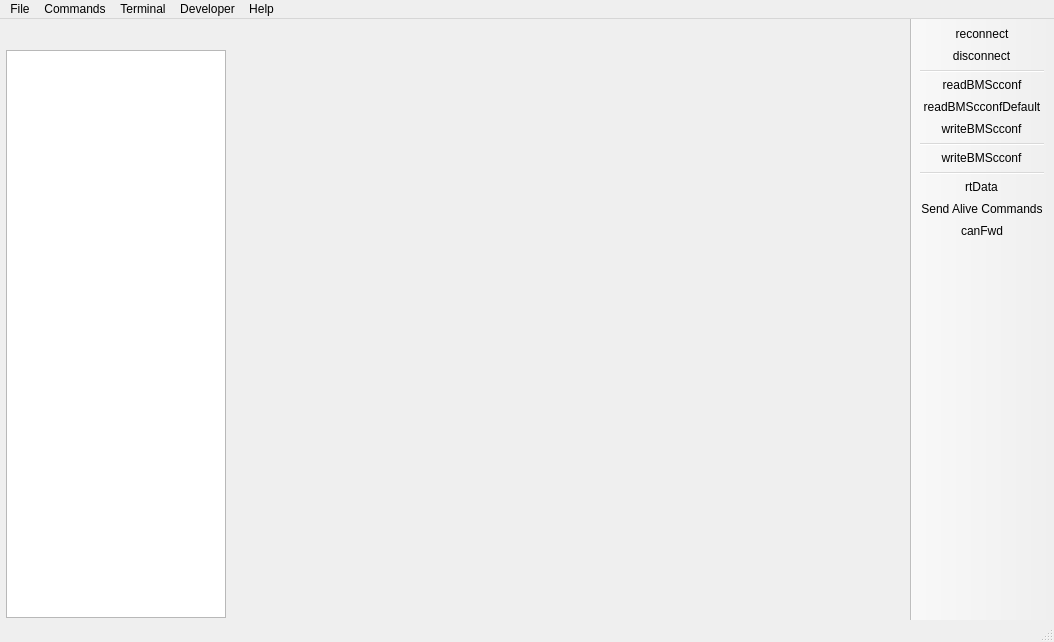
<?xml version="1.0" encoding="UTF-8"?>
<ui version="4.0">
 <class>MainWindow</class>
 <widget class="QMainWindow" name="MainWindow">
  <property name="geometry">
   <rect>
    <x>0</x>
    <y>0</y>
    <width>1054</width>
    <height>642</height>
   </rect>
  </property>
  <property name="windowTitle">
   <string>ENNOID-BMS Tool</string>
  </property>
  <property name="windowIcon">
   <iconset resource="res.qrc">
    <normaloff>:/res/icons/Car Battery-96.png</normaloff>:/res/icons/Car Battery-96.png</iconset>
  </property>
  <widget class="QWidget" name="centralWidget">
   <layout class="QVBoxLayout" name="verticalLayout" stretch="1">
    <property name="leftMargin">
     <number>6</number>
    </property>
    <property name="bottomMargin">
     <number>2</number>
    </property>
    <item>
     <layout class="QHBoxLayout" name="horizontalLayout" stretch="0,1">
      <item>
       <layout class="QVBoxLayout" name="verticalLayout_2">
        <item>
         <widget class="QLabel" name="pageLabel">
          <property name="enabled">
           <bool>true</bool>
          </property>
          <property name="maximumSize">
           <size>
            <width>210</width>
            <height>80</height>
           </size>
          </property>
          <property name="text">
           <string/>
          </property>
          <property name="textFormat">
           <enum>Qt::RichText</enum>
          </property>
          <property name="pixmap">
           <pixmap>res/logo_xanadu.png</pixmap>
          </property>
          <property name="scaledContents">
           <bool>true</bool>
          </property>
          <property name="alignment">
           <set>Qt::AlignRight|Qt::AlignTop|Qt::AlignTrailing</set>
          </property>
          <property name="wordWrap">
           <bool>false</bool>
          </property>
         </widget>
        </item>
        <item>
         <widget class="QListWidget" name="pageList">
          <property name="minimumSize">
           <size>
            <width>220</width>
            <height>0</height>
           </size>
          </property>
          <property name="maximumSize">
           <size>
            <width>220</width>
            <height>16777215</height>
           </size>
          </property>
          <property name="editTriggers">
           <set>QAbstractItemView::NoEditTriggers</set>
          </property>
          <property name="selectionBehavior">
           <enum>QAbstractItemView::SelectRows</enum>
          </property>
         </widget>
        </item>
       </layout>
      </item>
      <item>
       <widget class="QStackedWidget" name="pageWidget">
        <property name="currentIndex">
         <number>-1</number>
        </property>
       </widget>
      </item>
     </layout>
    </item>
   </layout>
  </widget>
  <widget class="QMenuBar" name="menuBar">
   <property name="geometry">
    <rect>
     <x>0</x>
     <y>0</y>
     <width>1054</width>
     <height>22</height>
    </rect>
   </property>
   <widget class="QMenu" name="menuFile">
    <property name="title">
     <string>File</string>
    </property>
    <addaction name="actionSaveBMSConfXml"/>
    <addaction name="actionLoadBMSConfXml"/>
    <addaction name="separator"/>
    <addaction name="separator"/>
    <addaction name="actionSaveBMSConfigurationHeader"/>
    <addaction name="actionSaveBMSConfigurationHeaderWrap"/>
    <addaction name="separator"/>
    <addaction name="actionExit"/>
   </widget>
   <widget class="QMenu" name="menuHelp">
    <property name="title">
     <string>Help</string>
    </property>
    <addaction name="actionDieBieMSToolChangelog"/>
    <addaction name="actionFirmwareChangelog"/>
    <addaction name="separator"/>
    <addaction name="actionAbout"/>
    <addaction name="actionLibrariesUsed"/>
    <addaction name="actionAboutQt"/>
    <addaction name="separator"/>
    <addaction name="actionSafetyInformation"/>
    <addaction name="actionWarrantyStatement"/>
    <addaction name="actionLicense"/>
   </widget>
   <widget class="QMenu" name="menuTools">
    <property name="title">
     <string>Developer</string>
    </property>
    <addaction name="actionParameterEditorBMScconf"/>
    <addaction name="actionParameterEditorInfo"/>
   </widget>
   <widget class="QMenu" name="menuTerminal">
    <property name="title">
     <string>Terminal</string>
    </property>
    <addaction name="actionTerminalShowHelp"/>
    <addaction name="actionTerminalPrintFaults"/>
    <addaction name="separator"/>
    <addaction name="actionTerminalClear"/>
   </widget>
   <widget class="QMenu" name="menuCommands">
    <property name="title">
     <string>Commands</string>
    </property>
    <addaction name="actionReboot"/>
   </widget>
   <addaction name="menuFile"/>
   <addaction name="menuCommands"/>
   <addaction name="menuTerminal"/>
   <addaction name="menuTools"/>
   <addaction name="menuHelp"/>
  </widget>
  <widget class="QToolBar" name="mainToolBar">
   <property name="movable">
    <bool>false</bool>
   </property>
   <property name="iconSize">
    <size>
     <width>24</width>
     <height>24</height>
    </size>
   </property>
   <property name="toolButtonStyle">
    <enum>Qt::ToolButtonIconOnly</enum>
   </property>
   <property name="floatable">
    <bool>false</bool>
   </property>
   <attribute name="toolBarArea">
    <enum>RightToolBarArea</enum>
   </attribute>
   <attribute name="toolBarBreak">
    <bool>false</bool>
   </attribute>
   <addaction name="actionReconnect"/>
   <addaction name="actionDisconnect"/>
   <addaction name="separator"/>
   <addaction name="actionReadBMScconf"/>
   <addaction name="actionReadBMScconfDefault"/>
   <addaction name="actionWriteBMScconf"/>
   <addaction name="separator"/>
   <addaction name="actionStoreBMScconf"/>
   <addaction name="separator"/>
   <addaction name="actionRtData"/>
   <addaction name="actionSendAlive"/>
   <addaction name="actionCanFwd"/>
  </widget>
  <widget class="QStatusBar" name="statusBar"/>
  <action name="actionReadBMScconf">
   <property name="icon">
    <iconset resource="res.qrc">
     <normaloff>:/res/icons/motor_up.png</normaloff>:/res/icons/motor_up.png</iconset>
   </property>
   <property name="text">
    <string>readBMScconf</string>
   </property>
   <property name="toolTip">
    <string>Read BMS Configuration</string>
   </property>
  </action>
  <action name="actionReadBMScconfDefault">
   <property name="icon">
    <iconset resource="res.qrc">
     <normaloff>:/res/icons/motor_default.png</normaloff>:/res/icons/motor_default.png</iconset>
   </property>
   <property name="text">
    <string>readBMScconfDefault</string>
   </property>
   <property name="toolTip">
    <string>Read default BMS configuration</string>
   </property>
  </action>
  <action name="actionWriteBMScconf">
   <property name="icon">
    <iconset resource="res.qrc">
     <normaloff>:/res/icons/motor_down.png</normaloff>:/res/icons/motor_down.png</iconset>
   </property>
   <property name="text">
    <string>writeBMScconf</string>
   </property>
   <property name="toolTip">
    <string>Write BMS configuration</string>
   </property>
  </action>
  <action name="actionSaveBMSConfXml">
   <property name="icon">
    <iconset resource="res.qrc">
     <normaloff>:/res/icons/Save as-96.png</normaloff>:/res/icons/Save as-96.png</iconset>
   </property>
   <property name="text">
    <string>Save BMS Configuration XML as...</string>
   </property>
  </action>
  <action name="actionLoadBMSConfXml">
   <property name="icon">
    <iconset resource="res.qrc">
     <normaloff>:/res/icons/Open Folder-96.png</normaloff>:/res/icons/Open Folder-96.png</iconset>
   </property>
   <property name="text">
    <string>Load BMS Configuration XML</string>
   </property>
  </action>
  <action name="actionDisconnect">
   <property name="icon">
    <iconset resource="res.qrc">
     <normaloff>:/res/icons/Disconnected-96.png</normaloff>:/res/icons/Disconnected-96.png</iconset>
   </property>
   <property name="text">
    <string>disconnect</string>
   </property>
   <property name="toolTip">
    <string>Disconnect</string>
   </property>
  </action>
  <action name="actionReboot">
   <property name="icon">
    <iconset resource="res.qrc">
     <normaloff>:/res/icons/Restart-96.png</normaloff>:/res/icons/Restart-96.png</iconset>
   </property>
   <property name="text">
    <string>Reboot</string>
   </property>
   <property name="toolTip">
    <string>Reboot</string>
   </property>
  </action>
  <action name="actionCanFwd">
   <property name="checkable">
    <bool>true</bool>
   </property>
   <property name="icon">
    <iconset resource="res.qrc">
     <normaloff>:/res/icons/can_off.png</normaloff>
     <normalon>:/res/icons/can_on.png</normalon>:/res/icons/can_off.png</iconset>
   </property>
   <property name="text">
    <string>canFwd</string>
   </property>
   <property name="toolTip">
    <string>Forward communication over CAN-bus</string>
   </property>
  </action>
  <action name="actionReconnect">
   <property name="icon">
    <iconset resource="res.qrc">
     <normaloff>:/res/icons/Connected-96.png</normaloff>:/res/icons/Connected-96.png</iconset>
   </property>
   <property name="text">
    <string>reconnect</string>
   </property>
   <property name="toolTip">
    <string>Reconnect last connection</string>
   </property>
  </action>
  <action name="actionRtData">
   <property name="checkable">
    <bool>true</bool>
   </property>
   <property name="icon">
    <iconset resource="res.qrc">
     <normaloff>:/res/icons/rt_off.png</normaloff>
     <normalon>:/res/icons/rt_on.png</normalon>:/res/icons/rt_off.png</iconset>
   </property>
   <property name="text">
    <string>rtData</string>
   </property>
   <property name="toolTip">
    <string>Stream realtime data</string>
   </property>
  </action>
  <action name="actionExit">
   <property name="icon">
    <iconset resource="res.qrc">
     <normaloff>:/res/icons/Shutdown-96.png</normaloff>:/res/icons/Shutdown-96.png</iconset>
   </property>
   <property name="text">
    <string>Exit</string>
   </property>
  </action>
  <action name="actionAbout">
   <property name="icon">
    <iconset resource="res.qrc">
     <normaloff>:/res/icons/About-96.png</normaloff>:/res/icons/About-96.png</iconset>
   </property>
   <property name="text">
    <string>About Xanadu-BMS Tool</string>
   </property>
   <property name="toolTip">
    <string>About Xanadu-BMS Tool</string>
   </property>
  </action>
  <action name="actionParameterEditorBMScconf">
   <property name="icon">
    <iconset resource="res.qrc">
     <normaloff>:/res/icons/Horizontal Settings Mixer-96.png</normaloff>:/res/icons/Horizontal Settings Mixer-96.png</iconset>
   </property>
   <property name="text">
    <string>Parameter Editor Config</string>
   </property>
  </action>
  <action name="actionSaveBMSConfigurationHeader">
   <property name="icon">
    <iconset resource="res.qrc">
     <normaloff>:/res/icons/Save as-96.png</normaloff>:/res/icons/Save as-96.png</iconset>
   </property>
   <property name="text">
    <string>Save BMS Configuration C Header as...</string>
   </property>
  </action>
  <action name="actionSaveBMSConfigurationHeaderWrap">
   <property name="icon">
    <iconset resource="res.qrc">
     <normaloff>:/res/icons/Save as-96.png</normaloff>:/res/icons/Save as-96.png</iconset>
   </property>
   <property name="text">
    <string>Save BMS Configuration C Header (ifdef wrapped) as...</string>
   </property>
   <property name="toolTip">
    <string>Save BMS Configuration C Header (ifdef wrapped) as</string>
   </property>
  </action>
  <action name="actionRtDataApp">
   <property name="checkable">
    <bool>true</bool>
   </property>
   <property name="icon">
    <iconset resource="res.qrc">
     <normaloff>:/res/icons/rt_app_off.png</normaloff>
     <normalon>:/res/icons/rt_app_on.png</normalon>:/res/icons/rt_app_off.png</iconset>
   </property>
   <property name="text">
    <string>rtDataApp</string>
   </property>
   <property name="toolTip">
    <string>Stream realtime app data</string>
   </property>
  </action>
  <action name="actionTerminalPrintFaults">
   <property name="icon">
    <iconset resource="res.qrc">
     <normaloff>:/res/icons/Console-96.png</normaloff>:/res/icons/Console-96.png</iconset>
   </property>
   <property name="text">
    <string>Print Faults</string>
   </property>
   <property name="toolTip">
    <string>Print Faults</string>
   </property>
  </action>
  <action name="actionTerminalShowHelp">
   <property name="icon">
    <iconset resource="res.qrc">
     <normaloff>:/res/icons/Help-96.png</normaloff>:/res/icons/Help-96.png</iconset>
   </property>
   <property name="text">
    <string>Show Help</string>
   </property>
  </action>
  <action name="actionTerminalClear">
   <property name="icon">
    <iconset resource="res.qrc">
     <normaloff>:/res/icons/Delete-96.png</normaloff>:/res/icons/Delete-96.png</iconset>
   </property>
   <property name="text">
    <string>Clear Terminal</string>
   </property>
  </action>
  <action name="actionTerminalPrintThreads">
   <property name="icon">
    <iconset resource="res.qrc">
     <normaloff>:/res/icons/Electronics-96.png</normaloff>:/res/icons/Electronics-96.png</iconset>
   </property>
   <property name="text">
    <string>Print Threads</string>
   </property>
   <property name="toolTip">
    <string>Print Threads</string>
   </property>
  </action>
  <action name="actionSendAlive">
   <property name="checkable">
    <bool>true</bool>
   </property>
   <property name="icon">
    <iconset resource="res.qrc">
     <normaloff>:/res/icons/alive_off.png</normaloff>
     <normalon>:/res/icons/alive_on.png</normalon>:/res/icons/alive_off.png</iconset>
   </property>
   <property name="text">
    <string>Send Alive Commands</string>
   </property>
   <property name="toolTip">
    <string>Send alive packets periodically to prevent timeout</string>
   </property>
  </action>
  <action name="actionLibrariesUsed">
   <property name="icon">
    <iconset resource="res.qrc">
     <normaloff>:/res/icons/About-96.png</normaloff>:/res/icons/About-96.png</iconset>
   </property>
   <property name="text">
    <string>About Libraries Used</string>
   </property>
  </action>
  <action name="actionAboutQt">
   <property name="icon">
    <iconset resource="res.qrc">
     <normaloff>:/res/icons/About-96.png</normaloff>:/res/icons/About-96.png</iconset>
   </property>
   <property name="text">
    <string>About Qt</string>
   </property>
   <property name="toolTip">
    <string>Show the Qt library's About box</string>
   </property>
  </action>
  <action name="actionParameterEditorInfo">
   <property name="icon">
    <iconset resource="res.qrc">
     <normaloff>:/res/icons/Horizontal Settings Mixer-96.png</normaloff>:/res/icons/Horizontal Settings Mixer-96.png</iconset>
   </property>
   <property name="text">
    <string>Parameter Editor Info</string>
   </property>
  </action>
  <action name="actionSafetyInformation">
   <property name="icon">
    <iconset resource="res.qrc">
     <normaloff>:/res/icons/About-96.png</normaloff>:/res/icons/About-96.png</iconset>
   </property>
   <property name="text">
    <string>Safety Information</string>
   </property>
  </action>
  <action name="actionWarrantyStatement">
   <property name="icon">
    <iconset resource="res.qrc">
     <normaloff>:/res/icons/About-96.png</normaloff>:/res/icons/About-96.png</iconset>
   </property>
   <property name="text">
    <string>Limited Warranty Statement</string>
   </property>
   <property name="toolTip">
    <string>Limited Warranty Statement</string>
   </property>
  </action>
  <action name="actionDieBieMSToolChangelog">
   <property name="icon">
    <iconset resource="res.qrc">
     <normaloff>:/res/icons/About-96.png</normaloff>:/res/icons/About-96.png</iconset>
   </property>
   <property name="text">
    <string>Xanadu-BMS Tool Changelog</string>
   </property>
   <property name="toolTip">
    <string>Xanadu-BMS Tool Changelog</string>
   </property>
  </action>
  <action name="actionFirmwareChangelog">
   <property name="icon">
    <iconset resource="res.qrc">
     <normaloff>:/res/icons/About-96.png</normaloff>:/res/icons/About-96.png</iconset>
   </property>
   <property name="text">
    <string>Firmware Changelog</string>
   </property>
  </action>
  <action name="actionLicense">
   <property name="icon">
    <iconset resource="res.qrc">
     <normaloff>:/res/icons/About-96.png</normaloff>:/res/icons/About-96.png</iconset>
   </property>
   <property name="text">
    <string>License</string>
   </property>
  </action>
  <action name="actionStoreBMScconf">
   <property name="icon">
    <iconset resource="res.qrc">
     <normaloff>:/res/icons/Save-96.png</normaloff>:/res/icons/Save-96.png</iconset>
   </property>
   <property name="text">
    <string>writeBMScconf</string>
   </property>
   <property name="toolTip">
    <string>Store BMS configuration to Flash</string>
   </property>
  </action>
 </widget>
 <layoutdefault spacing="6" margin="11"/>
 <resources>
  <include location="res.qrc"/>
 </resources>
 <connections/>
</ui>
